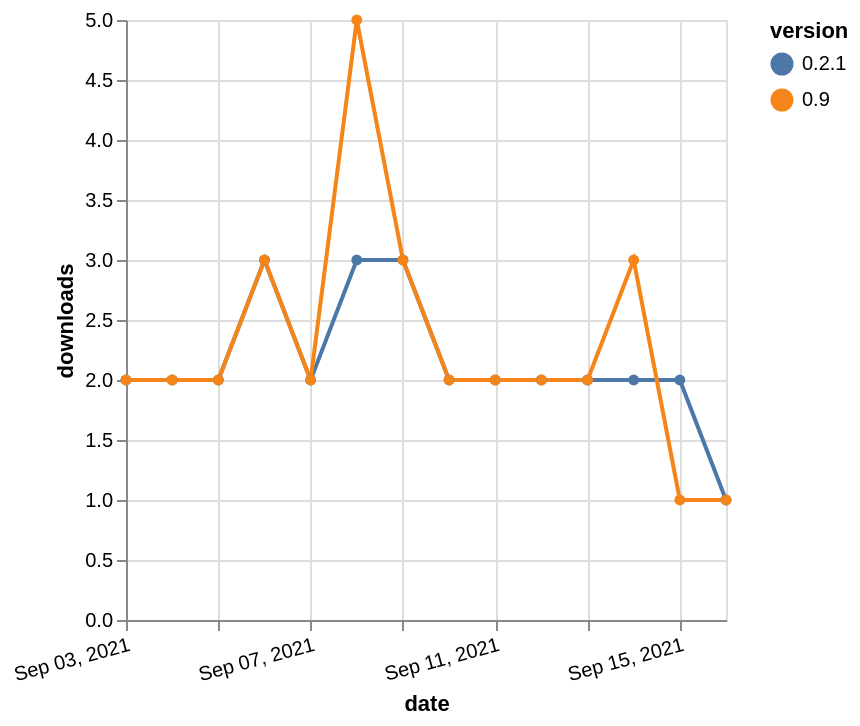

Vega-Lite specification for this chart:
### Vega-Lite specification from a JSON file in a GitHub repository (floating-point values rounded to 4 significant figures)
{"$schema": "https://vega.github.io/schema/vega-lite/v5.json", "description": "A simple bar chart with embedded data.", "data": {"values": [{"date": "2021-09-03", "total": 366, "delta": 2, "version": "0.2.1"}, {"date": "2021-09-04", "total": 368, "delta": 2, "version": "0.2.1"}, {"date": "2021-09-05", "total": 370, "delta": 2, "version": "0.2.1"}, {"date": "2021-09-06", "total": 373, "delta": 3, "version": "0.2.1"}, {"date": "2021-09-07", "total": 375, "delta": 2, "version": "0.2.1"}, {"date": "2021-09-08", "total": 378, "delta": 3, "version": "0.2.1"}, {"date": "2021-09-09", "total": 381, "delta": 3, "version": "0.2.1"}, {"date": "2021-09-10", "total": 383, "delta": 2, "version": "0.2.1"}, {"date": "2021-09-11", "total": 385, "delta": 2, "version": "0.2.1"}, {"date": "2021-09-12", "total": 387, "delta": 2, "version": "0.2.1"}, {"date": "2021-09-13", "total": 389, "delta": 2, "version": "0.2.1"}, {"date": "2021-09-14", "total": 391, "delta": 2, "version": "0.2.1"}, {"date": "2021-09-15", "total": 393, "delta": 2, "version": "0.2.1"}, {"date": "2021-09-16", "total": 394, "delta": 1, "version": "0.2.1"}, {"date": "2021-09-03", "total": 3024, "delta": 2, "version": "0.9"}, {"date": "2021-09-04", "total": 3026, "delta": 2, "version": "0.9"}, {"date": "2021-09-05", "total": 3028, "delta": 2, "version": "0.9"}, {"date": "2021-09-06", "total": 3031, "delta": 3, "version": "0.9"}, {"date": "2021-09-07", "total": 3033, "delta": 2, "version": "0.9"}, {"date": "2021-09-08", "total": 3038, "delta": 5, "version": "0.9"}, {"date": "2021-09-09", "total": 3041, "delta": 3, "version": "0.9"}, {"date": "2021-09-10", "total": 3043, "delta": 2, "version": "0.9"}, {"date": "2021-09-11", "total": 3045, "delta": 2, "version": "0.9"}, {"date": "2021-09-12", "total": 3047, "delta": 2, "version": "0.9"}, {"date": "2021-09-13", "total": 3049, "delta": 2, "version": "0.9"}, {"date": "2021-09-14", "total": 3052, "delta": 3, "version": "0.9"}, {"date": "2021-09-15", "total": 3053, "delta": 1, "version": "0.9"}, {"date": "2021-09-16", "total": 3054, "delta": 1, "version": "0.9"}]}, "width": "container", "mark": {"type": "line", "point": {"filled": true}}, "encoding": {"x": {"field": "date", "type": "temporal", "timeUnit": "yearmonthdate", "title": "date", "axis": {"labelAngle": -15}}, "y": {"field": "delta", "type": "quantitative", "title": "downloads"}, "color": {"field": "version", "type": "nominal"}, "tooltip": {"field": "delta"}}}
